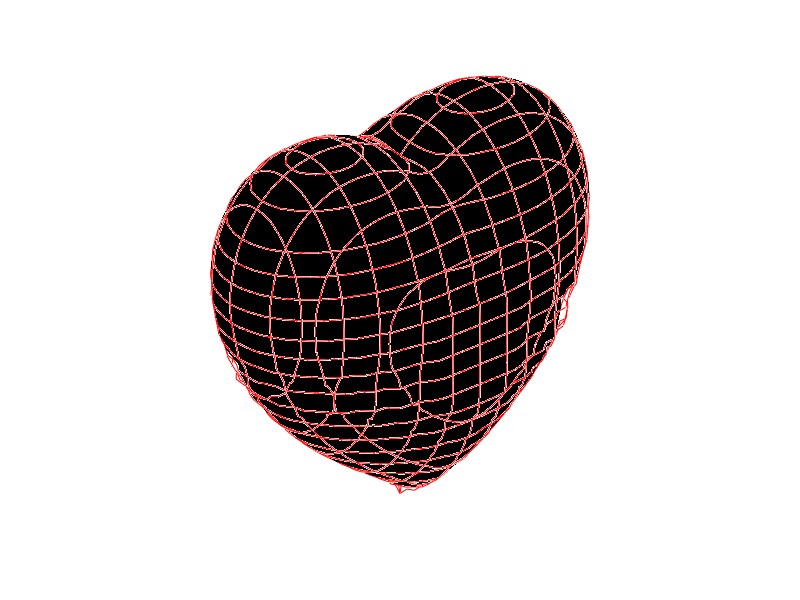
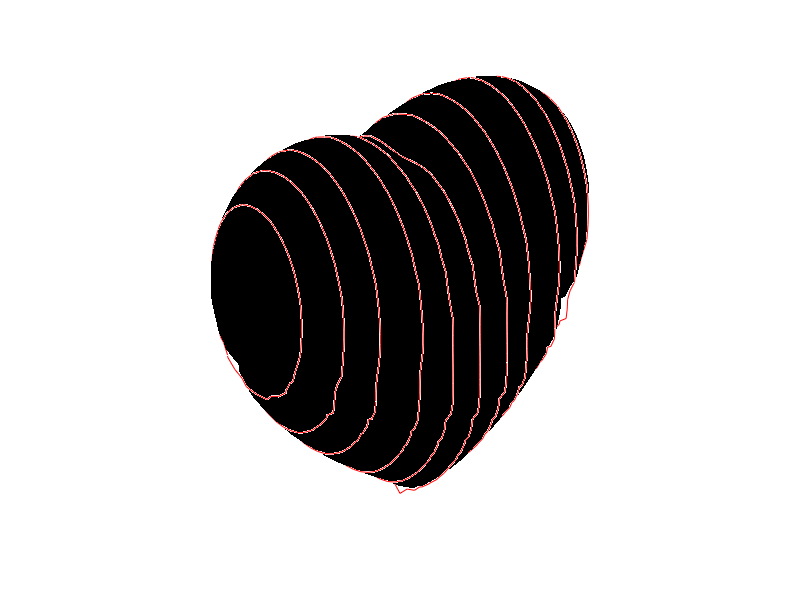
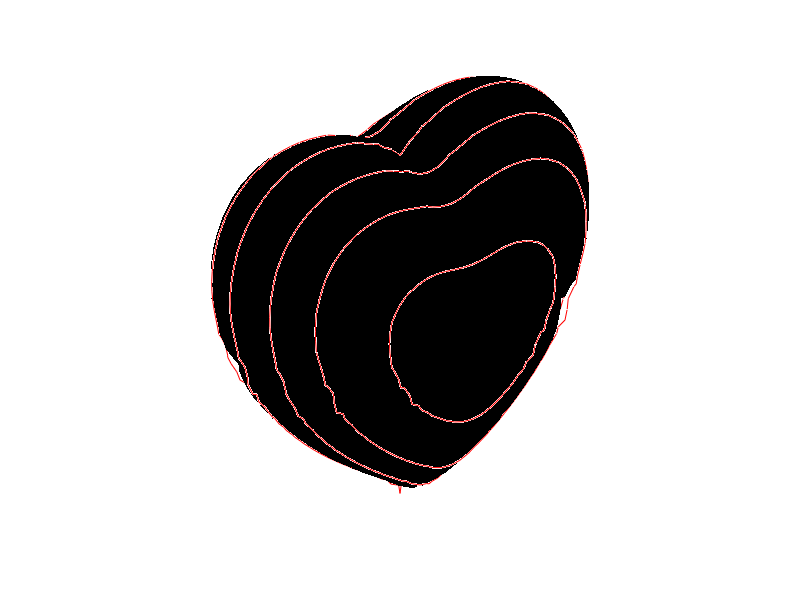
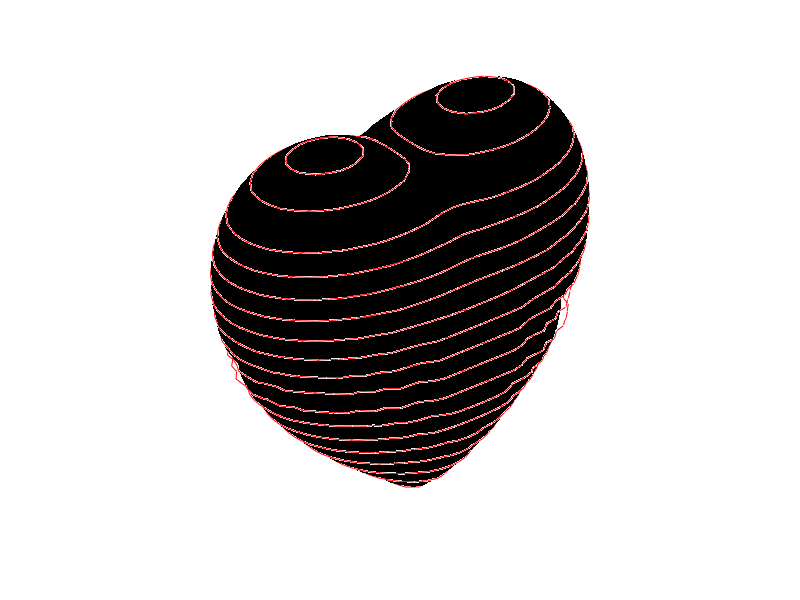

MATLAB code for these plots, in order:
function heart
    %% Initialize the volume data, figure, and axes:
    
    [X,Y,Z] = meshgrid(linspace(-3,3,101));
    F = -X.^2.*Z.^3-(9/80).*Y.^2.*Z.^3+(X.^2+(9/4).*Y.^2+Z.^2-1).^3;
    hFigure = figure('Position',[200 200 400 400],'Color','k');
    hAxes = axes('Parent',hFigure,'Units','pixels',...
        'Position',[1 1 400 400],'NextPlot','add',...
        'DataAspectRatio',[1 1 1],'Visible','off',...
        'CameraViewAngle',10,...
        'XLim',[32 70],'YLim',[39 63],'ZLim',[34 73]);
    view([-39 30]);
    
    % Create and plot contours in the y-z plane:
    
    for iX = [35 38 41 45 48 51 54 57 61 64 67]
        plane = reshape(F(:,iX,:),101,101);
        cData = contourc(plane,[0 0]);
        xData = iX.*ones(1,cData(2,1));
        plot3(hAxes,xData,cData(2,2:end),cData(1,2:end),'r');
        pause(.1)
    end
    
    % Create and plot contours in the x-z plane:
    
    for iY = [41 44 47 51 55 58 61]
        plane = reshape(F(iY,:,:),101,101);
        cData = contourc(plane,[0 0]);
        yData = iY.*ones(1,cData(2,1));
        plot3(hAxes,cData(2,2:end),yData,cData(1,2:end),'r');
        pause(.1)
    end
    
    % Create and plot contours in the x-y plane:
    
    for iZ = [36 38 40 42 44 46 48 50 52 54 56 58 60 62 64 66 69 71]
        plane = F(:,:,iZ);
        cData = contourc(plane,[0 0]);
        startIndex = 1;
        if size(cData,2) > (cData(2,1)+1)
            startIndex = cData(2,1)+2;
            zData = iZ.*ones(1,cData(2,1));
            plot3(hAxes,cData(1,2:(startIndex-1)),...
                cData(2,2:(startIndex-1)),zData,'r');
            pause(.1)
        end
        zData = iZ.*ones(1,cData(2,startIndex));
        plot3(hAxes,cData(1,(startIndex+1):end),...
            cData(2,(startIndex+1):end),zData,'r');
        pause(.1)
    end
    
    % Fill the inside of the mesh with an isosurface to block rendering of
    % the back side of the heart:
    
    p = patch(isosurface(F,-0.001));
    set(p,'FaceColor','k','EdgeColor','none');
    
    %%
    [X,Y,Z] = meshgrid(linspace(-3,3,101));
    F = -X.^2.*Z.^3-(9/80).*Y.^2.*Z.^3+(X.^2+(9/4).*Y.^2+Z.^2-1).^3;
    hFigure = figure('Position',[200 200 400 400],'Color','k');
    hAxes = axes('Parent',hFigure,'Units','pixels',...
        'Position',[1 1 400 400],'NextPlot','add',...
        'DataAspectRatio',[1 1 1],'Visible','off',...
        'CameraViewAngle',10,...
        'XLim',[32 70],'YLim',[39 63],'ZLim',[34 73]);
    view([-39 30]);
    
    
    for iX = [35 38 41 45 48 51 54 57 61 64 67]
        plane = reshape(F(:,iX,:),101,101);
        cData = contourc(plane,[0 0]);
        xData = iX.*ones(1,cData(2,1));
        plot3(hAxes,xData,cData(2,2:end),cData(1,2:end),'r');
        pause(.3)
    end
    
    p = patch(isosurface(F,-0.001));
    set(p,'FaceColor','k','EdgeColor','none');
    
    %%
    [X,Y,Z] = meshgrid(linspace(-3,3,101));
    F = -X.^2.*Z.^3-(9/80).*Y.^2.*Z.^3+(X.^2+(9/4).*Y.^2+Z.^2-1).^3;
    hFigure = figure('Position',[200 200 400 400],'Color','k');
    hAxes = axes('Parent',hFigure,'Units','pixels',...
        'Position',[1 1 400 400],'NextPlot','add',...
        'DataAspectRatio',[1 1 1],'Visible','off',...
        'CameraViewAngle',10,...
        'XLim',[32 70],'YLim',[39 63],'ZLim',[34 73]);
    view([-39 30]);
    
    for iY = [41 44 47 51 55 58 61]
        plane = reshape(F(iY,:,:),101,101);
        cData = contourc(plane,[0 0]);
        yData = iY.*ones(1,cData(2,1));
        plot3(hAxes,cData(2,2:end),yData,cData(1,2:end),'r');
        pause(.3)
    end
    
    p = patch(isosurface(F,-0.001));
    set(p,'FaceColor','k','EdgeColor','none');
    
    %%
    [X,Y,Z] = meshgrid(linspace(-3,3,101));
    F = -X.^2.*Z.^3-(9/80).*Y.^2.*Z.^3+(X.^2+(9/4).*Y.^2+Z.^2-1).^3;
    hFigure = figure('Position',[200 200 400 400],'Color','k');
    hAxes = axes('Parent',hFigure,'Units','pixels',...
        'Position',[1 1 400 400],'NextPlot','add',...
        'DataAspectRatio',[1 1 1],'Visible','off',...
        'CameraViewAngle',10,...
        'XLim',[32 70],'YLim',[39 63],'ZLim',[34 73]);
    view([-39 30]);
    
    for iZ = [36 38 40 42 44 46 48 50 52 54 56 58 60 62 64 66 69 71]
        plane = F(:,:,iZ);
        cData = contourc(plane,[0 0]);
        startIndex = 1;
        if size(cData,2) > (cData(2,1)+1)
            startIndex = cData(2,1)+2;
            zData = iZ.*ones(1,cData(2,1));
            plot3(hAxes,cData(1,2:(startIndex-1)),...
                cData(2,2:(startIndex-1)),zData,'r');
            pause(.3)
        end
        zData = iZ.*ones(1,cData(2,startIndex));
        plot3(hAxes,cData(1,(startIndex+1):end),...
            cData(2,(startIndex+1):end),zData,'r');
        pause(.3)
    end
    
    p = patch(isosurface(F,-0.001));
    set(p,'FaceColor','k','EdgeColor','none');
    
    %% Initialize the volume data, figure, and axes:
    
    [X,Y,Z] = meshgrid(linspace(-3,3,101));
    F = -X.^2.*Z.^3-(9/80).*Y.^2.*Z.^3+(X.^2+(9/4).*Y.^2+Z.^2-1).^3;
    hFigure = figure('Position',[200 200 400 400],'Color','k');
    hAxes = axes('Parent',hFigure,'Units','pixels',...
        'Position',[1 1 400 400],'NextPlot','add',...
        'DataAspectRatio',[1 1 1],'Visible','off',...
        'CameraViewAngle',10,...
        'XLim',[32 70],'YLim',[39 63],'ZLim',[34 73]);
    view([-39 30]);
    
    % Create and plot contours in the y-z plane:
    
    for iX = [35 38 41 45 48 51 54 57 61 64 67]
        plane = reshape(F(:,iX,:),101,101);
        cData = contourc(plane,[0 0]);
        xData = iX.*ones(1,cData(2,1));
        plot3(hAxes,xData,cData(2,2:end),cData(1,2:end),'m');
        pause(.1)
    end
    
    % Create and plot contours in the x-z plane:
    
    for iY = [41 44 47 51 55 58 61]
        plane = reshape(F(iY,:,:),101,101);
        cData = contourc(plane,[0 0]);
        yData = iY.*ones(1,cData(2,1));
        plot3(hAxes,cData(2,2:end),yData,cData(1,2:end),'m');
        pause(.1)
    end
    
    % Create and plot contours in the x-y plane:
    
    for iZ = [36 38 40 42 44 46 48 50 52 54 56 58 60 62 64 66 69 71]
        plane = F(:,:,iZ);
        cData = contourc(plane,[0 0]);
        startIndex = 1;
        if size(cData,2) > (cData(2,1)+1)
            startIndex = cData(2,1)+2;
            zData = iZ.*ones(1,cData(2,1));
            plot3(hAxes,cData(1,2:(startIndex-1)),...
                cData(2,2:(startIndex-1)),zData,'m');
            pause(.1)
        end
        zData = iZ.*ones(1,cData(2,startIndex));
        plot3(hAxes,cData(1,(startIndex+1):end),...
            cData(2,(startIndex+1):end),zData,'m');
        pause(.1)
    end
    
    % Fill the inside of the mesh with an isosurface to block rendering of
    % the back side of the heart:
    
    p = patch(isosurface(F,-0.001));
    set(p,'FaceColor','k','EdgeColor','none');
end